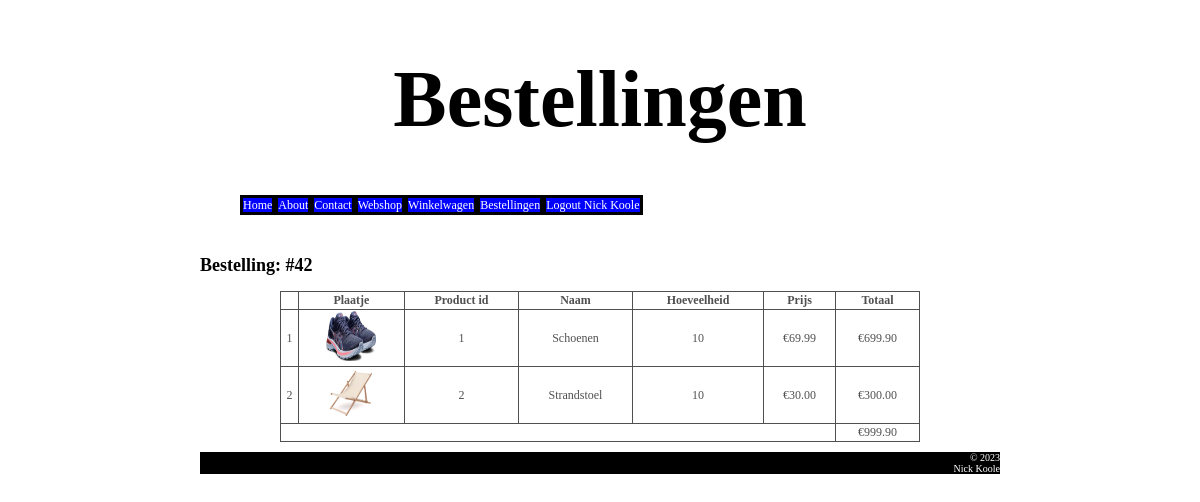
The app's page /index.php?page=orders&orderId=42 (signed in) with its own data.
### tables this page shows
CREATE TABLE `order_row` (
  `row_id` int(20) NOT NULL,
  `order_id` int(10) NOT NULL,
  `product_id` int(10) NOT NULL,
  `amount` int(6) NOT NULL
);

### index.php (called while the page is built, shortened)
<?php
    require_once "crud.php";
    $crud = new Crud();
    $crudFactory = new CrudFactory($crud);
    $modelFactory = new ModelFactory($crudFactory);
    $controller = new PageController($modelFactory);
    $controller->handleRequest();
?>

### models/shop_model.php (called while the page is built, shortened)
<?php
require_once "./util.php";
class ShopModel extends Validate {
    public $product, $total, $action, $productId, $quantity, $orderId;
    private ShopCrud $shopCrud;
    public function __construct($pageModel, $shopCrud) {
        $this->shopCrud = $shopCrud;
    }
    public function getOrderAndSum() {
        try {
            $this->order = $this->shopCrud->readOrderAndSum($this->orderId);
        }
        catch(Exception $e) {
            $this->genericError = "Helaas zijn uw orders op dit moment niet beschikbaar. Probeer het later opnieuw.";
            logError($e->getMessage());
        }
    }
    public function getRowsByOrderId() {
        $this->orderId = $this->testInput(Util::getUrlVar('orderId'));
        try {
            $this->rows = $this->shopCrud->readRowsByOrderId($this->orderId);
        }
        catch(Exception $e) {
            $this->genericError = "Helaas zijn uw orders op dit moment niet beschikbaar. Probeer het later opnieuw.";
            logError($e->getMessage());
        }
    }
}
?>

### util.php (called while the page is built, shortened)
<?php
class Util {
	public static function getUrlVar($key, $default='') {
		return isset($_GET[$key]) ? $_GET[$key] : $default;
	}
}
?>

### validate.php (called while the page is built, shortened)
<?php
class Validate extends PageModel{
    protected function testInput($input) {
        $input = trim($input);
        $input = stripslashes($input);
        $input = htmlspecialchars($input);
        return $input;
    }
}
?>

### shop_crud.php (called while the page is built, shortened)
<?php
class ShopCrud {
    private Crud $crud;
    public function __construct($crud) {
        $this->crud = $crud;
    }
    public function readOrderAndSum($orderId) {
        $sql = "SELECT order_row.order_id, SUM(order_row.amount * products.price) AS total
        FROM order_row
        INNER JOIN products
            ON order_row.product_id = products.product_id
        INNER JOIN orders
            ON order_row.order_id = orders.order_id
        WHERE orders.user_id = :userId AND order_row.order_id = :orderId
        GROUP BY order_row.order_id";
        $values = array("userId" => $_SESSION['userId'], "orderId" => $orderId);
        return $this->crud->readOneRow($sql, $values);
    }
    public function readRowsByOrderId($orderId) {
        $sql = "SELECT order_row.order_id, order_row.row_id, order_row.product_id,
            order_row.amount, products.name, products.price, products.product_picture_location,
            price * amount AS total
            FROM order_row
            INNER JOIN products
                ON order_row.product_id = products.product_id
            INNER JOIN orders
                ON order_row.order_id = orders.order_id
            WHERE (orders.user_id = :userId AND order_row.order_id = :orderId)
            ORDER BY row_id";
        $values = array("userId" => $_SESSION['userId'], "orderId" => $orderId);
        return $this->crud->readMultipleRows($sql, $values);
    }
}

### crud.php (called while the page is built, shortened)
<?php
    class Crud {
        private $username = "WebShopUser";
        private $password = "Testtest!";
        private $connectionString = "mysql:host=localhost;dbname=nicks_webshop";
        private PDO $pdo;
        public function __construct() {
            $this->pdo = new PDO($this->connectionString, $this->username, $this->password);
        }
        private function bind($stmt, $values) {
            foreach($values as $key => $value) {
                $stmt->bindValue($key, $value);
            }
            return $stmt;
        }
        public function readOneRow($sql, $values) {
            try {
                $stmt = $this->pdo->prepare($sql);
                $stmt = $this->bind($stmt, $values);
                $stmt->setFetchMode(PDO::FETCH_OBJ);
                $stmt->execute();
                $result = $stmt->fetch();
                return $result;
            } catch (PDOException $e) {
                echo 'Error' . $e->getMessage();
            }
        }
        public function readMultipleRows($sql, $values = [], $multipleSearches = False) {
            try {
                $stmt = $this->pdo->prepare($sql);
                if (!empty($values) && $multipleSearches) {
                    $stmt->setFetchMode(PDO::FETCH_OBJ);
                    $i = 0;
                    foreach($values as $key => $value){
                        $stmt = $this->bind($stmt, $value);
                        $stmt->execute();
                        $row = $stmt->fetch();
                        $result[$i] = $row;
                        $i++;
                    }
                    return $result;
                } else if (!empty($values) && !$multipleSearches) {
                    $stmt = $this->bind($stmt, $values);
                }
                $stmt->setFetchMode(PDO::FETCH_OBJ);
                $stmt->execute();
                $i = 0;
                while ($row = $stmt->fetch()) {
                    $result[$i] = $row;
                    $i++;
                }
                return $result;
            } catch (PDOException $e) {
                echo 'Error' . $e->getMessage();
            }
        }
}
?>

### views/tables_doc.php (the view, shortened to what this page needs)
<?php
abstract Class TablesDoc extends ProductDoc {
    protected function dataCell($value = "", $page = "", $id = "", $urlIdSpecification = "", $colspan = 1) {
        echo '<td colspan="' . $colspan . '">';
        echo $value;
        echo '</td>';
    }
    protected function headerCell($value) {
        echo '<th>' . $value . '</th>';
    }
    protected function rowStart() {
        echo '<tr>';
    }
    protected function rowEnd() {
        echo '</tr>';
    }
    protected function tableStart() {
        echo '<table class="center">';
    }
    protected function tableEnd() {
        echo '</table>';
    }
}

### views/orders_doc.php (shortened to what this page needs)
<?php
require_once "tables_doc.php";
class OrdersDoc extends TablesDoc {
    protected function showHeader() {
        echo '<h1>Bestellingen</h1>';
    }
    protected function showContent() {
        if (!is_numeric($this->model->orderId) && $this->model->orders != null) {
            $this->showOrdersAndTotals();
        } else if (is_numeric($this->model->orderId) && $this->model->order != null) {
            $this->showOrderAndRows();
        } else {
            echo '<h2>Er zijn geen eerdere bestellingen om weer te geven</h2>';
        }
    }
    private function showOrderAndRows() {
        echo '<h2>Bestelling: #' . $this->model->orderId . '</h2>';
        $this->tableStart();
        $this->rowStart();
            $this->headerCell('');
        $this->rowEnd();
        $i = 1;
        foreach($this->model->rows as $value){
                $this->dataCell($i);
            $i++;
        }
        $this->tableEnd();
    }
}
?>

### css/stylesheet.css (style rules this page uses)
h1 { color: black; font-size: 80px; text-align: center; }
h2 { color: black; }
body { max-width: 800px; margin: auto; text-align: left; }
img { width: 100px; height: 100px; }
table, th, td { border: 1px solid; border-collapse: collapse; text-align: center; }
table { width: 80%; }
table.center { margin-left: auto; margin-right: auto; }
.pagetext { background-color: white; color: rgb(80,80,80); font-size: 12px; }
.tablePicture { width: 50px; height: 50px; }

### records on screen
order_row: value "1 1 Schoenen 10 €69.99 €699.90"
order_row: value "2 2 Strandstoel 10 €30.00 €300.00"

### other values on screen
$label "Home"
$label "About"
$label "Contact"
$label "Webshop"
$label "Winkelwagen"
$label "Bestellingen"
$label "Logout Nick Koole"
$this->model->orderId "42"
$value "Plaatje Product id Naam Hoeveelheid Prijs Totaal"
$value "€999.90"
